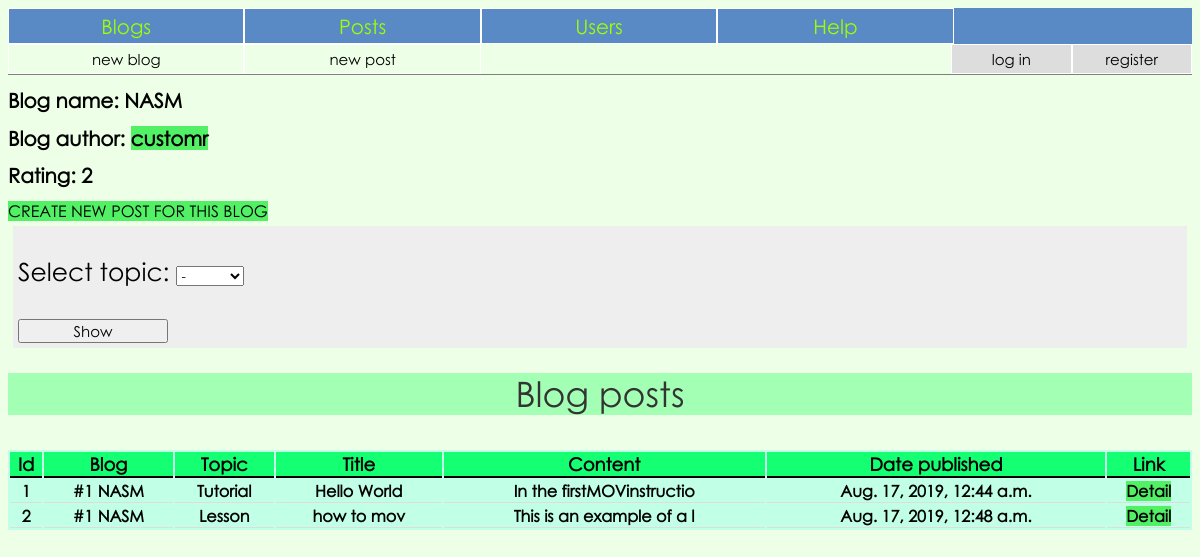
Before: /blog/NASM/ with the older database file.
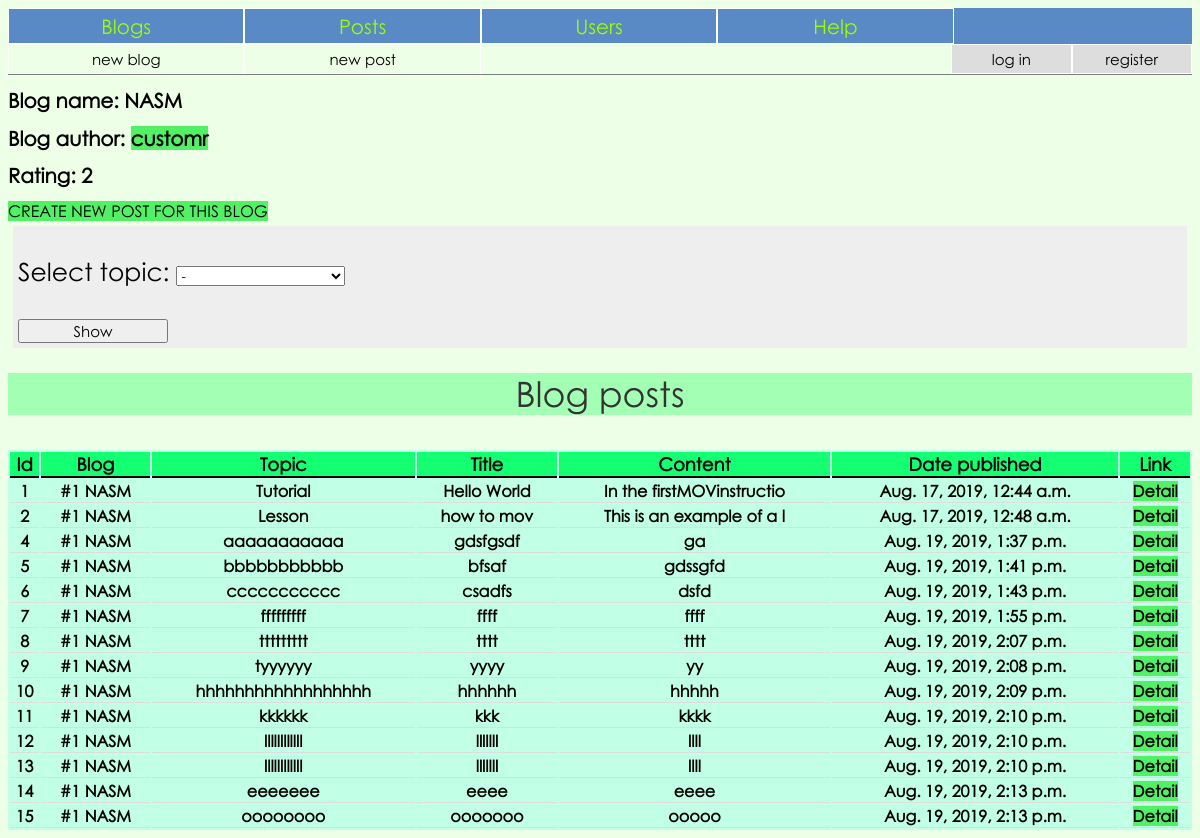
After: the same page with the newer database file.
### blog/models.py (models this page shows, shortened)
class Post(models.Model):
	blog = models.ForeignKey(Blog, on_delete=models.CASCADE, blank=True)
	author = models.ForeignKey(MyUser, on_delete=models.CASCADE, blank=True)
	topic = models.CharField('Topic', max_length=50, blank=True)
	title = models.CharField('Title', max_length=50, blank=True)
	text = models.TextField('Text', max_length=5000, blank=True)
	rating = models.IntegerField('Rating', default=0)
	date_published = models.DateTimeField('Date published', default=timezone.now, blank=True)
	liked_users = models.ManyToManyField(MyUser, default=None, related_name='liked_post')

class Blog(models.Model):
	author = models.ForeignKey(MyUser, on_delete=models.CASCADE, blank=True)
	name = models.CharField('Name', max_length=50, blank=True, unique=True)
	rating = models.IntegerField('Rating', default=0)
	def __str__(self):
		return '#{} {}'.format(self.id, self.name)

### blog/views.py (the view)
# urls.py: path('blog/<str:blog_name>/', views.blog, name='blog'),
def blog(request, blog_name, topic=None):
	blog = get_object_or_404(Blog, name__iexact=blog_name)
	posts = blog.post_set.all()
	if request.method == 'POST':
		form = TopicForm(request.POST, blog=blog_name)
		if form.is_valid():
			topic = form.cleaned_data['topic']
			if topic == '-':
				return HttpResponseRedirect(reverse('blog:blog', args=(blog_name, )))
			return HttpResponseRedirect(reverse('blog:blog_topic', args=(blog_name, topic)))
	else:
		form = TopicForm(blog=blog_name, initial={'topic': '-'})
		if topic:
			posts = blog.post_set.filter(topic__iexact=topic).all()
		context = {
			'blog': blog,
			'posts': posts,
			'topic': topic,
			'form': form
			}
		return render(request, 'blog/blog_detail.html', context)

### blog/models.py (called while the page is built)
	def __str__(self):
		return self.username

### blog/templates/blog/blog_detail.html (shortened to what this page needs)
{% extends 'blog/base.html' %}
{% block content %}
<div>
	<h1>Blog name: {{ blog.name }}</h1>
	<h1>Blog author: <a href="{% url 'blog:user' blog.author.id %}">{{ blog.author }}</a></h1>
	<h1>Rating: {{ blog.rating }}</h1>
	<a href="{% url 'blog:new_post' blog.name %}">CREATE NEW POST FOR THIS BLOG</a>
</div>
<form method='post'>
    {{ form.as_p }}
    <input type='submit' value='Show'>
</form>
<p class='title'>Blog posts</p>
<div>
	<table>
		<thead>
			<tr>
				<th>Id</th>
				<th>Blog</th>
				<th>Topic</th>
				<th>Title</th>
				<th>Content</th>
				<th>Date published</th>
				<th>Link</th>
			</tr>
		</thead>
		<tbody>
		{% for post in posts %}
			<tr>
				<th>{{ post.id }}</th>
				<th>{{ post.blog }}</th>
				<th>{{ post.topic }}</th>
				<th>{{ post.title }}</th>
				<th>{{ post.text|slice:25 }}</th>
				<th>{{ post.date_published }}</th>
				<th><a href="{% url 'blog:post' post.id %}">Detail</a></th>
			</tr>
		{% endfor %}
		</tbody>
	</table>
</div>
{% endblock content %}

Changed rows visible on the page:
added Post: topic "-", id "9", blog "#1 NASM", topic "tyyyyyy", title "yyyy", text "yy", date_published "Aug. 19, 2019, 2:08 p.m."
added Post: id "4", blog "#1 NASM", topic "aaaaaaaaaaa", title "gdsfgsdf", text "ga", date_published "Aug. 19, 2019, 1:37 p.m."
added Post: id "5", blog "#1 NASM", topic "bbbbbbbbbbb", title "bfsaf", text "gdssgfd", date_published "Aug. 19, 2019, 1:41 p.m."
added Post: id "6", blog "#1 NASM", topic "ccccccccccc", title "csadfs", text "dsfd", date_published "Aug. 19, 2019, 1:43 p.m."
added Post: id "7", blog "#1 NASM", topic "fffffffff", title "ffff", text "ffff", date_published "Aug. 19, 2019, 1:55 p.m."
added Post: id "8", blog "#1 NASM", topic "ttttttttt", title "tttt", text "tttt", date_published "Aug. 19, 2019, 2:07 p.m."
added Post: id "10", blog "#1 NASM", topic "hhhhhhhhhhhhhhhhhh", title "hhhhhh", text "hhhhh", date_published "Aug. 19, 2019, 2:09 p.m."
added Post: id "11", blog "#1 NASM", topic "kkkkkk", title "kkk", text "kkkk", date_published "Aug. 19, 2019, 2:10 p.m."
added Post: id "12", blog "#1 NASM", topic "llllllllllll", title "lllllll", text "llll", date_published "Aug. 19, 2019, 2:10 p.m."
added Post: id "13", blog "#1 NASM", topic "llllllllllll", title "lllllll", text "llll", date_published "Aug. 19, 2019, 2:10 p.m."
added Post: id "14", blog "#1 NASM", topic "eeeeeee", title "eeee", text "eeee", date_published "Aug. 19, 2019, 2:13 p.m."
added Post: id "15", blog "#1 NASM", topic "oooooooo", title "ooooooo", text "ooooo", date_published "Aug. 19, 2019, 2:13 p.m."
